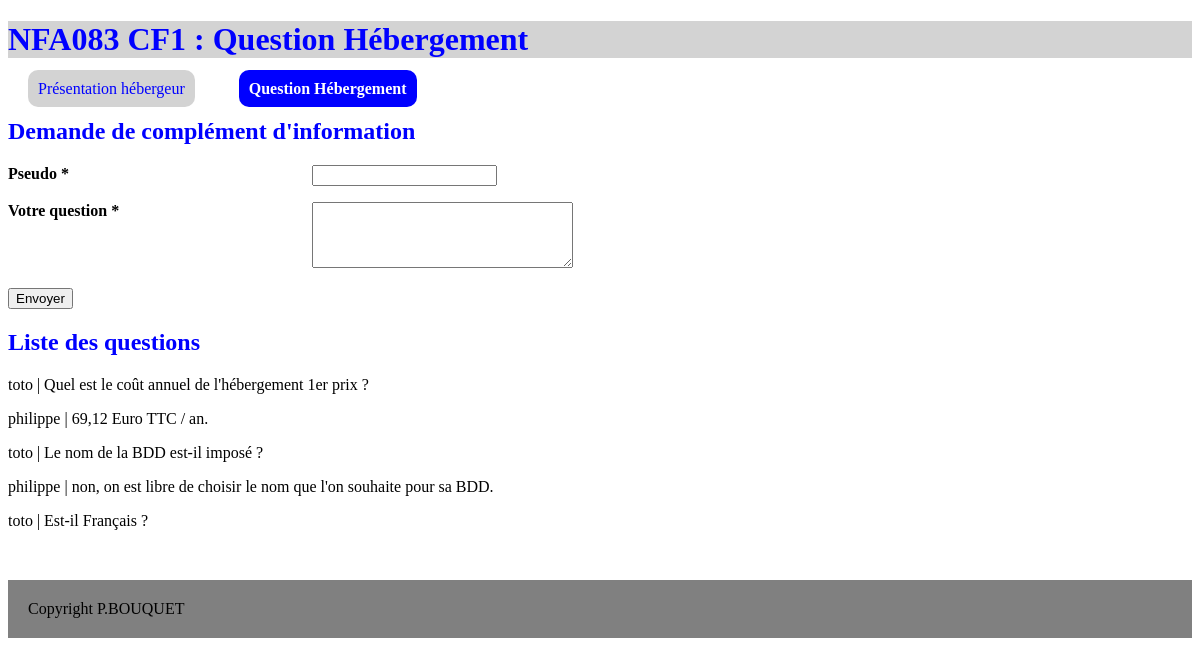
/question.php, run on an earlier commit of the app's database.
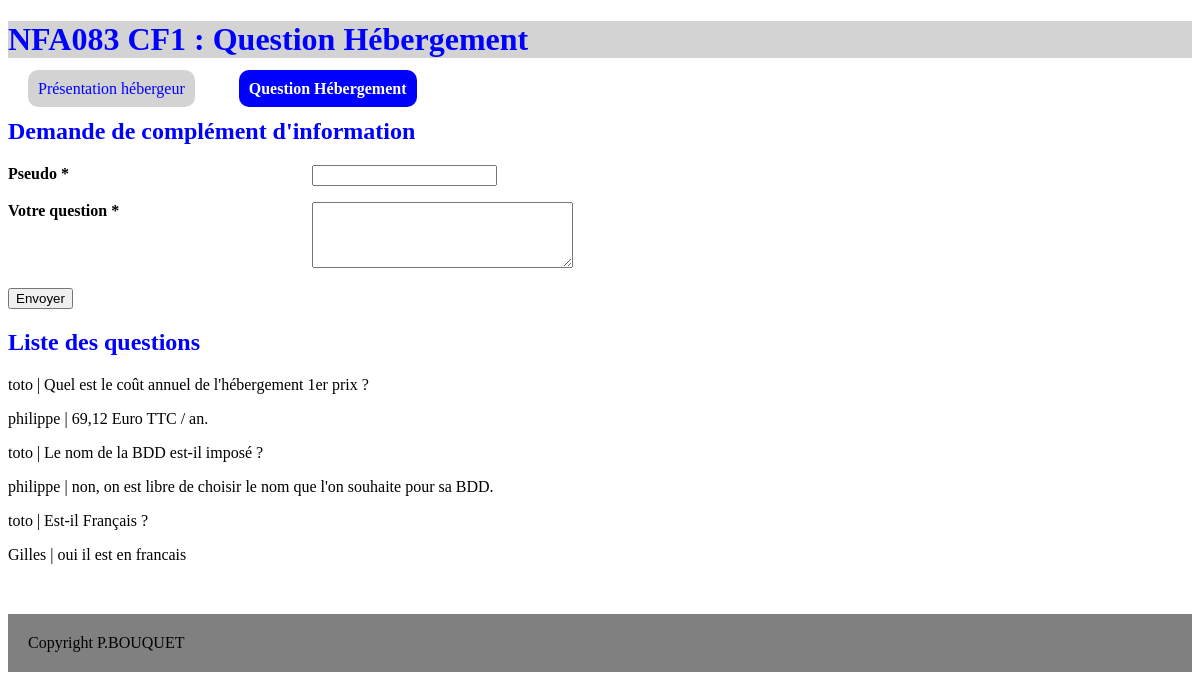
And on a later commit of the database.
### tables this page shows
CREATE TABLE IF NOT EXISTS `question` (
  `question_id` int(3) NOT NULL AUTO_INCREMENT,
  `question_pseudo` varchar(20) DEFAULT NULL,
  `question_texte` varchar(255) NOT NULL,
  PRIMARY KEY (`question_id`)
);

### inc/question-liste.inc.php (the view)
<h2>Liste des questions</h2>
<?php
    $requete22 ="
    			SELECT question_pseudo, question_texte
    			FROM question
    			";
    $resultat22 = $con->query($requete22);
  while($donnees22 = $resultat22->fetch()) { ?>
      <p><?php echo $donnees22["question_pseudo"].' | '
                   .$donnees22["question_texte"]; ?>
      </p><?php
  } ?>

### inc/entete.inc.php (shortened to what this page needs)
<?php
  function entete($title,$actif) {
     ?>
    <!DOCTYPE html><html lang="fr">
    <head><title><?php echo $title; ?></title>
          <link href="css/style.css" rel="stylesheet" type="text/css" />
    </head>
    <body><h1><?php echo $title; ?></h1>
          <nav><a href="index.php" class="<?php if(!$actif){echo 'actif'; } ?>">
                  Présentation hébergeur</a>
               <a href="question.php" class="<?php if($actif){echo 'actif'; } ?>">
                  Question Hébergement</a>
          </nav>
    <?php
  } ?>

### question.php (shortened to what this page needs)
<?php
     include("inc/entete.inc.php");
     entete("NFA083 CF1 : Question Hébergement",1);  ?>
<?php
     $con=connexion("cnamcp09_nfa083cf1_2017");
      ?>
  <section><?php include("inc/form-question.inc.php");
                 include("inc/question-insert.inc.php"); ?>
  </section>
  <section><?php include("inc/question-liste.inc.php"); ?>
  </section>
  <footer>Copyright P.BOUQUET</footer>
</body>
</html>

### inc/form-question.inc.php (shortened to what this page needs)
<h2>Demande de complément d'information</h2>
<form action="question.php" method="GET" name="form_satisfaction" >
  <p><strong><label for="question_pseudo" >Pseudo *</label></strong>
      <input type="text" maxlength=20 required
          name="question_pseudo" id="question_pseudo"  /></p>
  <p><strong><label for="question_texte" >Votre question *</label></strong>
      <textarea required name="question_texte" id="question_texte"
            cols='30' rows='4' /></textarea>
  </p>
  <p><input type="submit" value="Envoyer" name="question_submit" /></p>
</form>

### css/style.css (style rules this page uses)
nav a { background-color:lightgrey; color:blue; border-radius:10px; text-decoration:none; padding:10px; margin:20px; }
a.actif { background-color:blue; color:white; font-weight:700; border-radius:10px; text-decoration:none; padding:10px; margin:20px; }
h1 { color:blue; background-color:lightgrey; }
h2 { color:blue; }
strong { display:inline-block; width:300px; vertical-align:top; }
footer { margin-top:50px; padding:20px; background-color:grey; }

What changed in the data, as far as the page shows it:
added question: question_pseudo "Gilles", question_texte "oui il est en francais"
